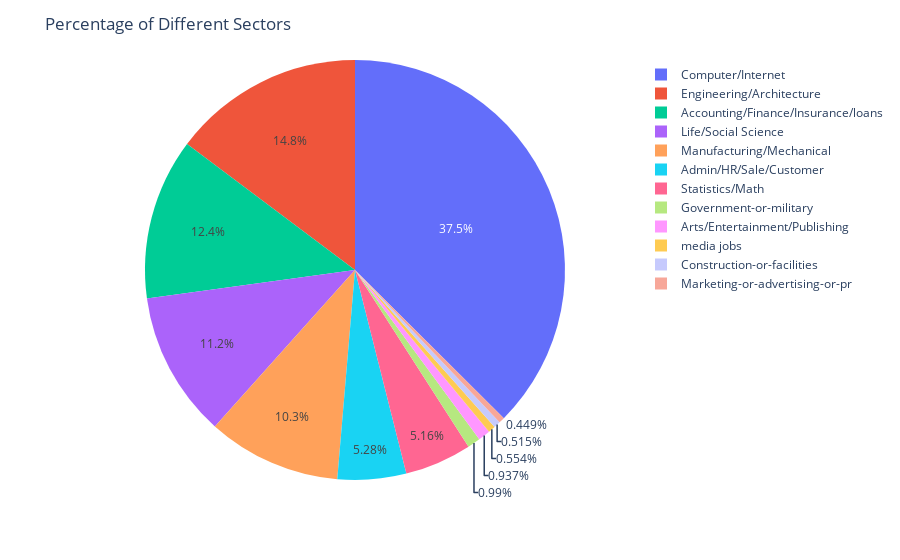

Here is the notebook cell this chart was saved with:
### Code cell
import plotly.express as px
fig = px.pie(data1, values=data1['category'], names=data1.index)
fig.update_layout(title = 'Percentage of Different Sectors')
fig.show()

### Figure 1 — Plotly figure (JSON) as saved in the notebook; plotly's stock layout.template omitted (floating-point values rounded to 4 significant figures)
{"data": [{"domain": {"x": [0, 1], "y": [0, 1]}, "hovertemplate": "index=%{label}<br>category=%{value}<extra></extra>", "labels": ["Computer/Internet", "Engineering/Architecture", "Accounting/Finance/Insurance/loans", "Life/Social Science", "Manufacturing/Mechanical", "Admin/HR/Sale/Customer", "Statistics/Math", "Government-or-military", "Arts/Entertainment/Publishing", "media jobs", "Construction-or-facilities", "Marketing-or-advertising-or-pr"], "legendgroup": "", "name": "", "showlegend": true, "type": "pie", "values": [2839, 1118, 941, 849, 779, 400, 391, 75, 71, 42, 39, 34]}], "layout": {"legend": {"tracegroupgap": 0}, "margin": {"t": 60}, "title": {"text": "Percentage of Different Sectors"}}}
